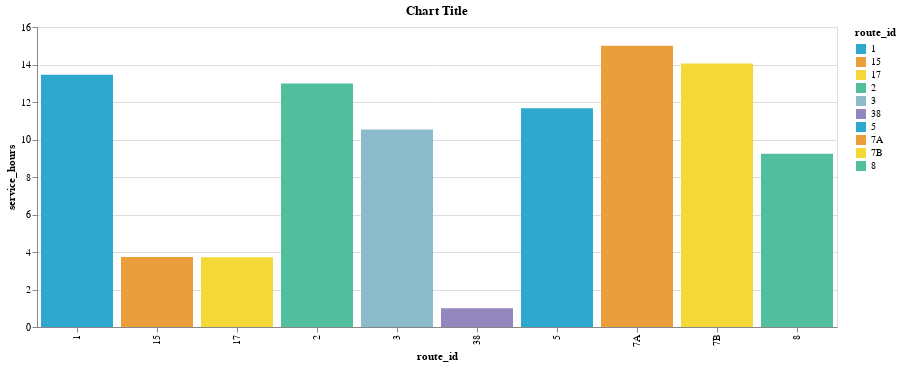

Source (notebook cell):
### Code cell
chart = (alt.Chart(agg_df)
         .mark_bar()
         .encode(
             x="route_id:N",
             y="service_hours:Q",
             color=alt.Color("route_id:N",
                 scale=alt.Scale(range=cp.CALITP_CATEGORY_BRIGHT_COLORS))
         ).properties(title="Chart Title", width=800)
        )

chart

### Figure 1 — Vega-Lite specification as saved in the notebook (floating-point values rounded to 4 significant figures)
{"config": {"view": {"continuousWidth": 400, "continuousHeight": 300}}, "data": {"name": "data-e3cac4014d4cc7aad4ea1d127f430d74"}, "mark": "bar", "encoding": {"color": {"field": "route_id", "scale": {"range": ["#2EA8CE", "#EB9F3C", "#F4D837", "#51BF9D", "#8CBCCB", "#9487C0"]}, "type": "nominal"}, "x": {"field": "route_id", "type": "nominal"}, "y": {"field": "service_hours", "type": "quantitative"}}, "title": "Chart Title", "width": 800, "$schema": "https://vega.github.io/schema/vega-lite/v4.17.0.json", "datasets": {"data-e3cac4014d4cc7aad4ea1d127f430d74": [{"route_id": "1", "service_hours": 13.45}, {"route_id": "15", "service_hours": 3.74}, {"route_id": "17", "service_hours": 3.72}, {"route_id": "2", "service_hours": 12.99}, {"route_id": "3", "service_hours": 10.53}, {"route_id": "38", "service_hours": 1.0}, {"route_id": "5", "service_hours": 11.67}, {"route_id": "7A", "service_hours": 15.0}, {"route_id": "7B", "service_hours": 14.06}, {"route_id": "8", "service_hours": 9.24}]}}
